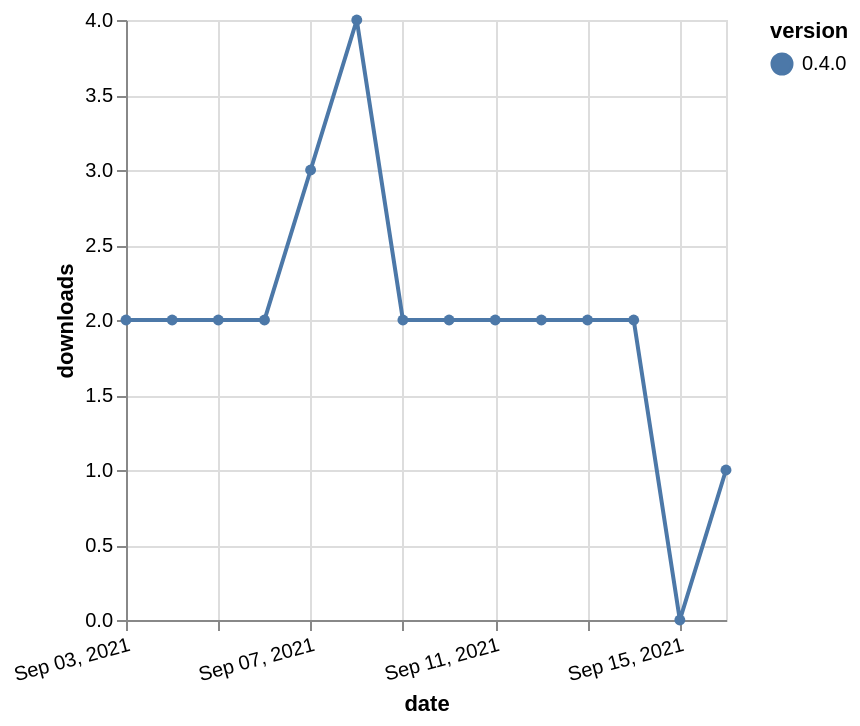

Write a Vega-Lite specification for this figure.
### Vega-Lite specification from a JSON file in a GitHub repository (floating-point values rounded to 4 significant figures)
{"$schema": "https://vega.github.io/schema/vega-lite/v5.json", "description": "A simple bar chart with embedded data.", "data": {"values": [{"date": "2021-09-03", "total": 2298, "delta": 2, "version": "0.4.0"}, {"date": "2021-09-04", "total": 2300, "delta": 2, "version": "0.4.0"}, {"date": "2021-09-05", "total": 2302, "delta": 2, "version": "0.4.0"}, {"date": "2021-09-06", "total": 2304, "delta": 2, "version": "0.4.0"}, {"date": "2021-09-07", "total": 2307, "delta": 3, "version": "0.4.0"}, {"date": "2021-09-08", "total": 2311, "delta": 4, "version": "0.4.0"}, {"date": "2021-09-09", "total": 2313, "delta": 2, "version": "0.4.0"}, {"date": "2021-09-10", "total": 2315, "delta": 2, "version": "0.4.0"}, {"date": "2021-09-11", "total": 2317, "delta": 2, "version": "0.4.0"}, {"date": "2021-09-12", "total": 2319, "delta": 2, "version": "0.4.0"}, {"date": "2021-09-13", "total": 2321, "delta": 2, "version": "0.4.0"}, {"date": "2021-09-14", "total": 2323, "delta": 2, "version": "0.4.0"}, {"date": "2021-09-15", "total": 2323, "delta": 0, "version": "0.4.0"}, {"date": "2021-09-16", "total": 2324, "delta": 1, "version": "0.4.0"}]}, "width": "container", "mark": {"type": "line", "point": {"filled": true}}, "encoding": {"x": {"field": "date", "type": "temporal", "timeUnit": "yearmonthdate", "title": "date", "axis": {"labelAngle": -15}}, "y": {"field": "delta", "type": "quantitative", "title": "downloads"}, "color": {"field": "version", "type": "nominal"}, "tooltip": {"field": "delta"}}}
